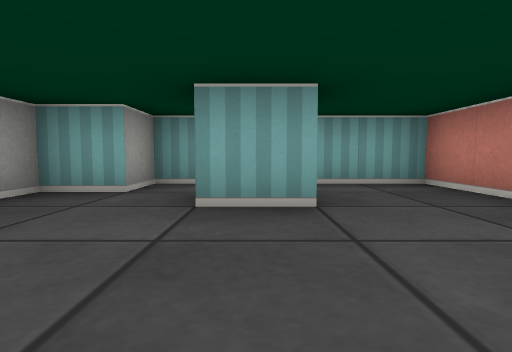
[1] (above)

16 first-person views from a walk through a cub3D ray-caster map. The camera is about half as high as the walls, tilts 4° down and sees 80° across. The floor is counted in squares. Each view is taken from the middle of a square. On the plan, view 1 faces up. The plan holds only what a view shows up to about 9 squares ahead; the rest is blank. The place goes on beyond the plan.

[2]
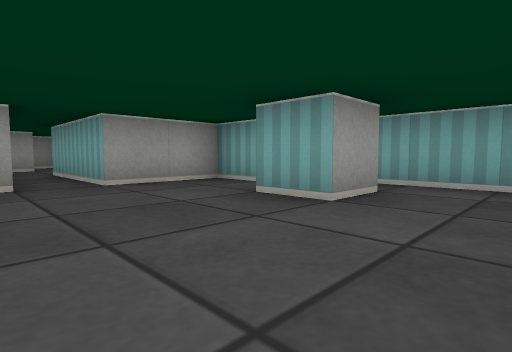

[3]
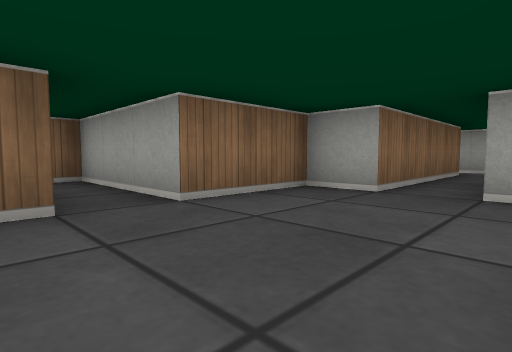

[4]
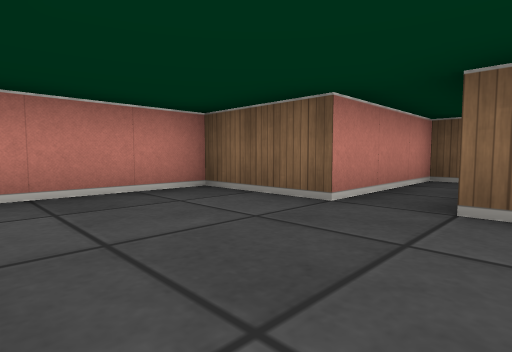

[5]
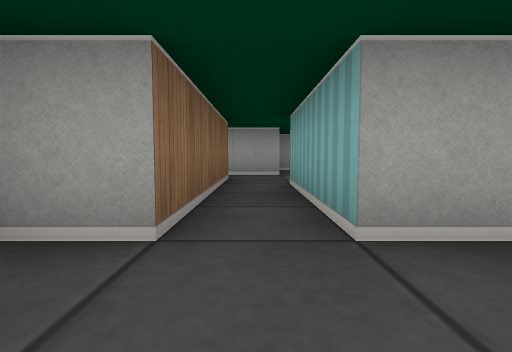

[6]
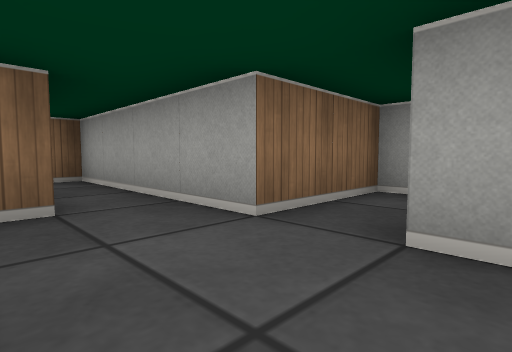

[7]
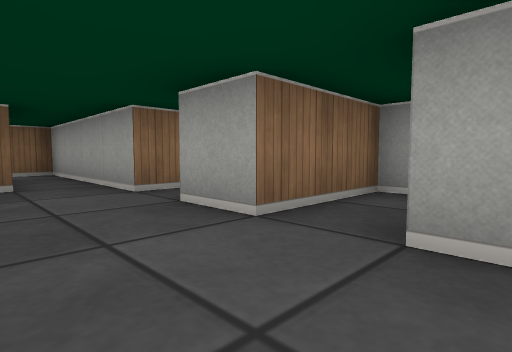

[8]
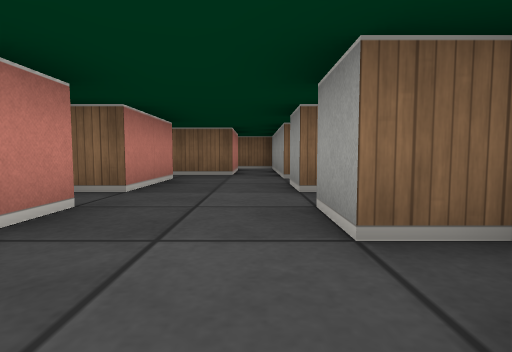

[9]
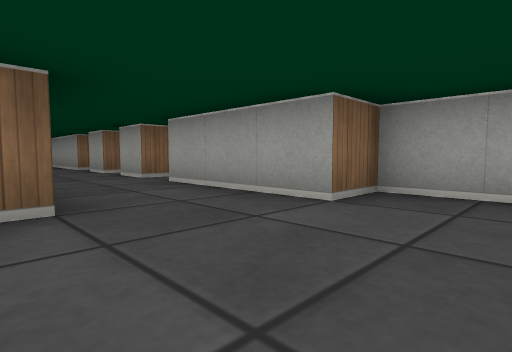

[10]
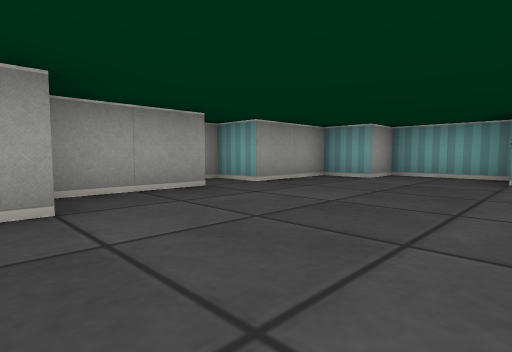

[11]
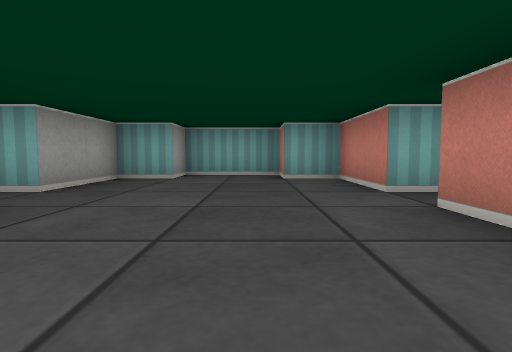

[12]
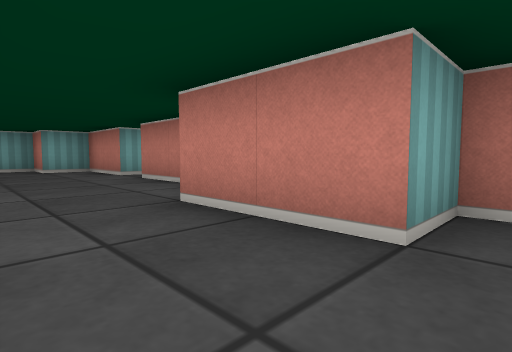

[13]
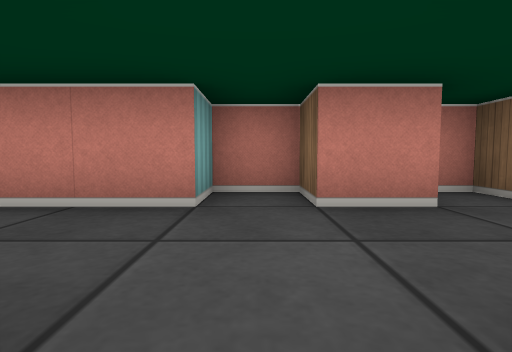

[14]
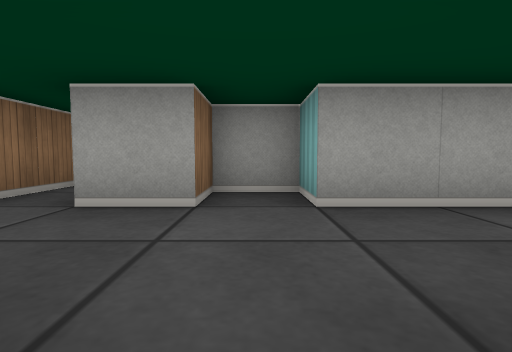

[15]
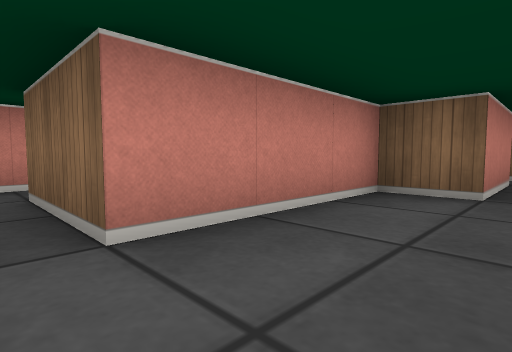

[16]
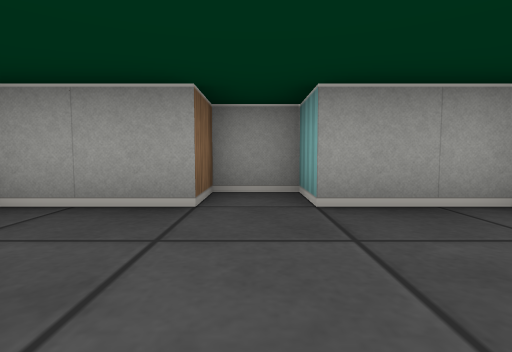

### Floor plan
Ten units are one square. View 1 is at (0, 0); x grows to the right and y downward. Boxes are objects, and circles mark ways between rooms. Rooms are numbered by the first view taken in them; rooms with no view inside come last. Other rooms are left out.
<svg viewBox="-101 -160 131 200">
<path fill="none" stroke="#000" d="M5 -36 5 -25 -5 -25M-55 -5 -25 -5 -25 5 -5 5 -5 35 5 35 5 5 25 5 25 -45 -15 -45 -15 -35 -25 -35 -25 -15 -55 -15M-55 -44 -55 -55M-75 -55 -75 -45M-55 -25 -55 -35 -45 -35 -45 -40M-96 -35 -75 -35 -75 -25M-45 -125 -45 -145 -55 -145 -55 -155 -75 -155 -75 -145 -85 -145 -85 -125 -95 -125 -95 -115 -85 -115 -85 -95 -75 -95 -75 -65 -85 -65 -85 -55 -75 -55M-55 -55 -45 -55 -45 -65 -55 -65 -55 -85 -45 -85 -45 -115M-65 -5 -55 -5M-55 -15 -55 -25M-95 -20 -95 -15 -75 -15 -75 -5"/>
<circle cx="-50" cy="-10" r="3" fill="#2a7"/>
<circle cx="-65" cy="-50" r="3" fill="#2a7"/>
<circle cx="-65" cy="-30" r="3" fill="#2a7"/>
<text x="0" y="-10">1</text>
<text x="-70" y="-40">2</text>
<text x="-70" y="-110">3</text>
<text x="-70" y="-20">4</text>
</svg>
Room 1 opens to room 4. Room 2 opens to room 3. Room 2 opens to room 4.

Where each view was taken, in squares from view 1:
view 1: 0 up, 0 right, facing up
view 2: 0 up, 2 right, facing up-left
view 3: 2 up, 1 right, facing down-left
view 4: 2 up, 1 left, facing down-right
view 5: 1 up, 1 left, facing left
view 6: 3 up, 6 left, facing down-left
view 7: 5 up, 6 left, facing down-left
view 8: 7 up, 7 left, facing down
view 9: 11 up, 5 left, facing down-left
view 10: 9 up, 5 left, facing up-left
view 11: 9 up, 6 left, facing up
view 12: 6 up, 7 left, facing up-right
view 13: 6 up, 8 left, facing right
view 14: 6 up, 5 left, facing left
view 15: 12 up, 6 left, facing down-right
view 16: 12 up, 6 left, facing left
